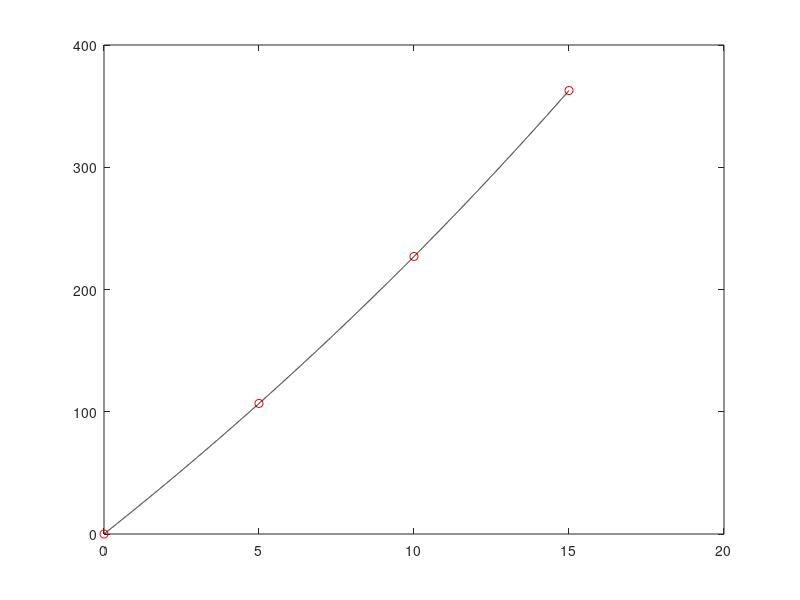

Recreate this plot in MATLAB.
ts = [0 5 10 15];
vt = [0 106.8 227.04 362.78];

% a) calcular o polinomio interpolador de grau 3 
p3 = polyfit(ts,vt,3)
% e estimar a velocidade para ts = 8
estv = polyval(p3,8)

% b) representar graficamente os pontos do polinomio de grau 3
xx = 0.00:0.001:15;       %   listar todos os pontos possíveis;
ff = polyval(p3,xx);       %   descobrir os valores de f para cada valor de x;

plot(ts,vt,'or',xx,ff,'k');   
%   desenhar o gráfico, onde 'or' indica que são bolas vermelhas(RED);